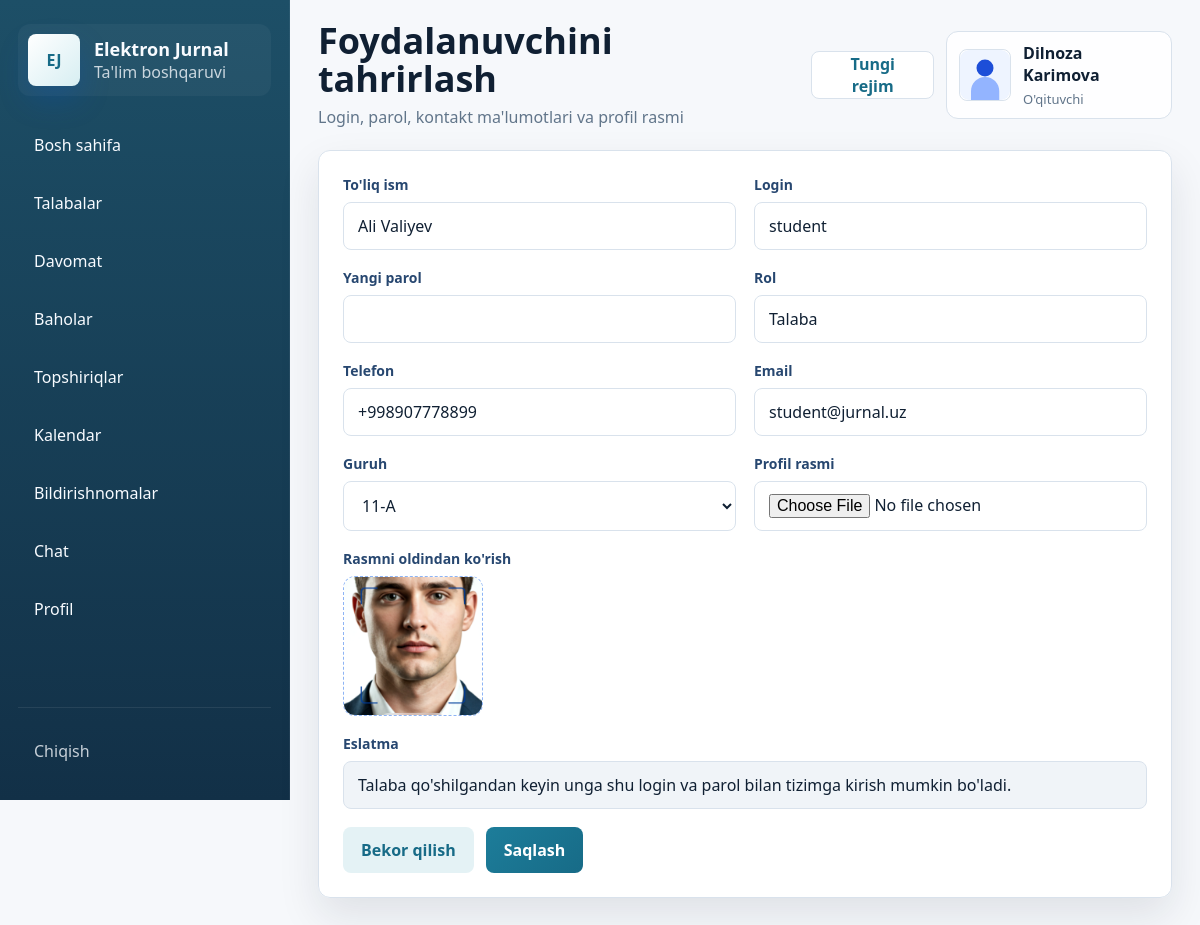
/users/3/edit (signed in), run on the app's committed database.
### models.py (models this page shows, shortened)
class TimestampMixin:
    created_at = db.Column(db.DateTime, default=datetime.utcnow, nullable=False)

class User(UserMixin, TimestampMixin, db.Model):
    __tablename__ = "users"
    id = db.Column(db.Integer, primary_key=True)
    full_name = db.Column(db.String(150), nullable=False)
    username = db.Column(db.String(80), unique=True, nullable=False, index=True)
    password_hash = db.Column(db.String(255), nullable=False)
    role = db.Column(db.String(20), nullable=False, index=True)
    phone = db.Column(db.String(30))
    email = db.Column(db.String(120))
    image_path = db.Column(db.String(255))
    is_active = db.Column(db.Boolean, default=True, nullable=False)
    can_change_credentials = db.Column(db.Boolean, default=True, nullable=False)
    taught_subjects = db.relationship("Subject", back_populates="teacher", lazy="dynamic")
    student_group = db.relationship("StudentGroup", back_populates="student", uselist=False, cascade="all, delete-orphan")
    attendance_records = db.relationship("Attendance", back_populates="student", lazy="dynamic", foreign_keys="Attendance.student_id")
    grade_records = db.relationship("Grade", back_populates="student", lazy="dynamic", foreign_keys="Grade.student_id")
    grades_given = db.relationship("Grade", back_populates="teacher", lazy="dynamic", foreign_keys="Grade.teacher_id")
    assignments_created = db.relationship("Assignment", back_populates="teacher", lazy="dynamic", foreign_keys="Assignment.teacher_id")
    activities = db.relationship("ActivityLog", back_populates="user", lazy="dynamic")
    notifications = db.relationship("Notification", back_populates="user", lazy="dynamic", cascade="all, delete-orphan")
    chat_messages = db.relationship(
        "ChatMessage",
        back_populates="sender",
        lazy="dynamic",
        cascade="all, delete-orphan",
        foreign_keys="ChatMessage.sender_id",
    )
    assignment_submissions = db.relationship("AssignmentSubmission", back_populates="student", lazy="dynamic", cascade="all, delete-orphan")
    @property
    def group(self):
        return self.student_group.group if self.student_group else None

### app.py (the view, shortened to what this page needs)
@app.route("/users/<int:user_id>/edit", methods=["GET", "POST"])
@login_required
@role_required("admin", "teacher")
def edit_user(user_id):
    user = db.session.get(User, user_id) or abort(404)
    if current_user.role == "teacher" and not can_manage_student(target_user=user):
        abort(403)
    groups = Group.query.order_by(Group.name).all() if current_user.role == "admin" else get_teacher_groups(current_user)
    return render_template("users/form.html", groups=groups, user=user)

### app.py (called while the page is built)
@login_manager.user_loader
def load_user(user_id: str):
    return db.session.get(User, int(user_id))

def role_required(*roles):
    def decorator(view_func):
        @wraps(view_func)
        def wrapped(*args, **kwargs):
            if not current_user.is_authenticated:
                return login_manager.unauthorized()
            if current_user.role not in roles:
                abort(403)
            return view_func(*args, **kwargs)
        return wrapped
    return decorator

def avatar_url(user: User) -> str:
    if user.image_path:
        return url_for("static", filename=f"uploads/{user.image_path}")
    return url_for("static", filename="uploads/default-avatar.svg")

def get_teacher_groups(teacher: User):
    group_ids = sorted({link.group_id for subject in teacher.taught_subjects for link in subject.group_links})
    if not group_ids:
        return []
    return Group.query.filter(Group.id.in_(group_ids)).order_by(Group.name).all()

def can_manage_student(target_user: User | None = None, group_id: int | None = None) -> bool:
    if current_user.role == "admin":
        return True
    if current_user.role != "teacher":
        return False
    teacher_group_ids = {group.id for group in get_teacher_groups(current_user)}
    if target_user is not None:
        return target_user.role == "student" and target_user.group and target_user.group.id in teacher_group_ids
    return group_id in teacher_group_ids if group_id else False

### templates/users/form.html (shortened to what this page needs)
{% extends "base.html" %}
{% block page_title %}{{ "Foydalanuvchini tahrirlash" if user else "Foydalanuvchi qo'shish" }}{% endblock %}
{% block page_subtitle %}Login, parol, kontakt ma'lumotlari va profil rasmi{% endblock %}
{% block content %}
  <section class="panel-card form-card">
    <form method="post" enctype="multipart/form-data" class="grid-form" data-user-form>
      <div class="form-field">
        <span>To'liq ism</span>
        <input type="text" name="full_name" value="{{ user.full_name if user else '' }}" required>
      </div>
      <div class="form-field">
        <span>Login</span>
        <input type="text" name="username" value="{{ user.username if user else '' }}" required>
      </div>
      <div class="form-field">
        <span>{{ "Yangi parol" if user else "Parol" }}</span>
        <input type="password" name="password" {% if not user %}required{% endif %}>
      </div>
      <div class="form-field">
        <span>Rol</span>
        {% if current_user.role == 'teacher' %}
          <input type="text" value="Talaba" disabled>
        {% else %}
          <select name="role" data-role-select>
            {% for role in ['admin', 'teacher', 'student'] %}
              <option value="{{ role }}" {% if user and user.role == role %}selected{% endif %}>{{ role_labels.get(role, role) }}</option>
            {% endfor %}
          </select>
        {% endif %}
      </div>
      <div class="form-field">
        <span>Telefon</span>
        <input type="text" name="phone" value="{{ user.phone if user else '' }}">
      </div>
      <div class="form-field">
        <span>Email</span>
        <input type="email" name="email" value="{{ user.email if user else '' }}">
      </div>
      <div class="form-field group-only {% if user and user.role != 'student' %}hidden{% endif %}">
        <span>Guruh</span>
        <select name="group_id">
          {% for group in groups %}
            <option value="{{ group.id }}" {% if user and user.group and user.group.id == group.id %}selected{% endif %}>{{ group.name }}</option>
          {% endfor %}
        </select>
      </div>
      <div class="form-field">
        <span>Profil rasmi</span>
        <input type="file" name="image" accept="image/*" data-image-input>
      </div>
      <div class="form-field full">
        <span>Rasmni oldindan ko'rish</span>
        <img src="{{ avatar_url(user) if user else url_for('static', filename='uploads/default-avatar.svg') }}" alt="Oldindan ko'rish" class="preview-image" data-image-preview>
      </div>
      <div class="form-field full">
        <span>Eslatma</span>
        <div class="demo-box">
          Talaba qo'shilgandan keyin unga shu login va parol bilan tizimga kirish mumkin bo'ladi.
        </div>
      </div>
      <div class="form-actions full">
        <a class="btn btn-secondary" href="{{ url_for('user_list' if current_user.role == 'admin' else 'student_list') }}">Bekor qilish</a>
        <button class="btn btn-primary" type="submit">Saqlash</button>
      </div>
    </form>
  </section>
{% endblock %}

### templates/base.html (shortened to what this page needs)
<!DOCTYPE html>
<html lang="uz">
<head>
  <link rel="stylesheet" href="{{ url_for('static', filename='css/style.css') }}">
</head>
<body>
  {% if current_user.is_authenticated %}
    <div class="app-shell">
      <aside class="sidebar" id="sidebar">
        <a class="brand" href="{{ url_for('dashboard_router') }}">
          <div class="brand-logo">EJ</div>
          <div>
            <strong>Elektron Jurnal</strong>
            <span>Ta'lim boshqaruvi</span>
          </div>
        </a>
        <nav class="sidebar-nav">
          {% for endpoint, label in nav_items %}
            <a href="{{ url_for(endpoint) }}" class="{% if request.endpoint == endpoint %}active{% endif %}">
              <span>{{ label }}</span>
            </a>
          {% endfor %}
        </nav>
        <div class="sidebar-footer">
          <a href="{{ url_for('logout') }}" class="logout-link">Chiqish</a>
        </div>
      </aside>
      <div class="main-area">
        <header class="topbar">
          <div class="topbar-title">
            <h1>{% block page_title %}Elektron Jurnal Tizimi{% endblock %}</h1>
            <p>{% block page_subtitle %}Akademik boshqaruv paneli{% endblock %}</p>
          </div>
          <div class="topbar-actions">
            <button class="theme-toggle" type="button" data-theme-toggle>Rejim</button>
            <div class="topbar-user">
              <img src="{{ avatar_url(current_user) }}" alt="Avatar" class="avatar">
              <div>
                <strong>{{ current_user.full_name }}</strong>
                <span>{{ role_labels.get(current_user.role, current_user.role) }}</span>
              </div>
            </div>
          </div>
        </header>
        <main class="page-content">
          {% block content %}{% endblock %}
        </main>
      </div>
    </div>
  {% endif %}
</body>
</html>

### data on the page
User: full_name "Dilnoza Karimova", get "O'qituvchi"
User: full_name "Ali Valiyev", username "student", phone "+998907778899", email "student@jurnal.uz", image_path (picture)

### other printed values
{{ label }} "Bosh sahifa" "Talabalar" "Davomat" "Baholar" "Topshiriqlar" "Kalendar" "Bildirishnomalar" "Chat" "Profil"
{{ "Foydalanuvchini tahrirlash" if user else "Foydalanuvchi qo'shish" }} "Foydalanuvchini tahrirlash"
{{ "Yangi parol" if user else "Parol" }} "Yangi parol"
form field group_id "11-A"
